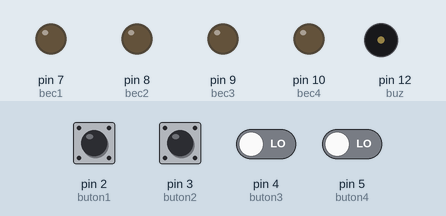
The sketch below on a simulated Arduino Uno, built with avr-gcc and run on an emulated ATmega328P. Parts: output pins drawn as LEDs (lit = HIGH), buzzer (waves = sounding). The inputs (shaded band) are chosen by the test bench; at power-on: pin 2 (buton1), pin 3 (buton2), pin 4 (buton3), pin 5 (buton4) LOW. Random numbers use the default seed unless the sketch sets one; what the sketch prints to the serial monitor is not drawn.

Above: at 2.5 s.
2.6 s: pin 2 (buton1) pulled HIGH for 0.15 s
At 3.0 s:
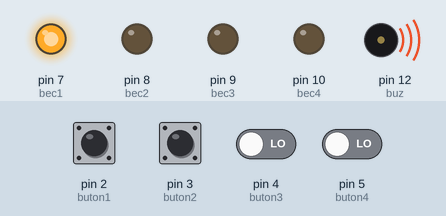
At 5.4 s:
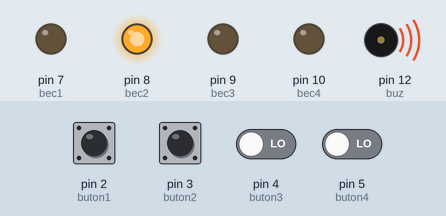
5.7 s: pin 4 (buton3) driven HIGH and pin 5 (buton4) driven HIGH
At 8.4 s:
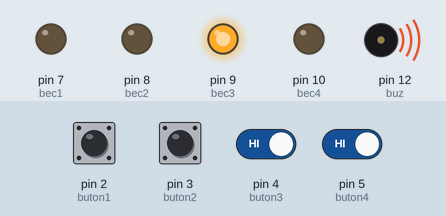
Timing chart, 0 to 13.2 s (numbered marks = the images above; inputs shaded):
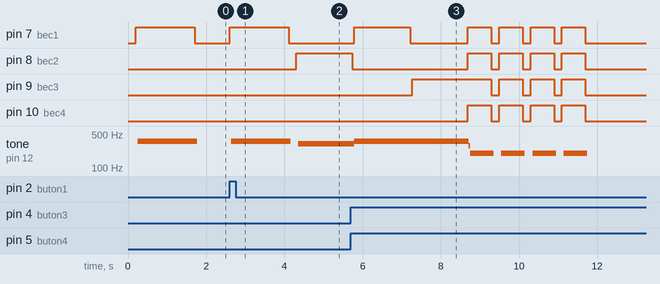

Measured:
- after the input at 2.6 s, pin 7 (bec1): LOW → HIGH at once, → LOW 1.5 s later; pin 8 (bec2): LOW → HIGH after 1.7 s; tone on pin 12 (buz): silent → 356 Hz after 0.05 s, → silent 1.5 s later, → 312 Hz 0.19 s later
- after the input at 5.7 s, pin 9 (bec3): LOW → HIGH after 1.6 s, then repeats every 0.80 s: LOW 0.20 s, HIGH 0.60 s, until it stays LOW from 11.7 s; pin 10 (bec4): alternates HIGH for 0.60 s and LOW for 0.20 s, 8 changes in all, then stays LOW, starting after 3.0 s

The sketch:

proiect.ino
```cpp
// variabile care au obiectele folosite
const int buton1 = 2;          // fiecare buton ii va corespunde un bec led galben sau rosu
const int buton2 = 3;
const int buton3 = 4;
const int buton4 = 5;

const int bec1 = 7;
const int bec2 = 8;
const int bec3 = 9;
const int bec4 = 10;

const int buz = 12;           // buzzerul va suna la fiecare apasare de buton/aprindeere de led
const int sunet[4] = {1400, 1600, 1800, 2000};       // sunetul pe care il va face buzzerul la leduri


//// Variabile de debugging
int ok = 0;
int but;

//// Variabile program
int i;

//typedef struct {
  int stareButoane[] = {0, 0, 0, 0};

  int vecSequence[25];
  int nrSequence;

  int nLevel;
  int nCurentLevel;

  int becDelay;
  int becTime = 500;
  int speedFactor = 2;
  int speedBase = 150;

  int timpAsteptareApasareButon = 300;

  int gameOn;
//}GAME_STAT;
//GAME_STAT gameState;

// initializarea variabilelor de mai sus
void setup() {
  // put your setup code here, to run once:
  // variabilele
  nrSequence = 1;

  nLevel = 8;
  nCurentLevel = 1;

  gameOn = 1;

  // butoanele
  pinMode(buton1, INPUT);
  pinMode(buton2, INPUT);
  pinMode(buton3, INPUT);
  pinMode(buton4, INPUT);
  // ledurile
  pinMode(bec1, OUTPUT);
  pinMode(bec2, OUTPUT);
  pinMode(bec3, OUTPUT);
  pinMode(bec4, OUTPUT);
  // buzzerul
  pinMode(buz, OUTPUT);

  randomSeed(analogRead(0));

  Serial.begin(9600);
}

void sunetBuzz(int ton, int timp) {
  for(long i = 0; i < timp * 1500L; i = i + ton) {
    digitalWrite(buz, HIGH);
    delayMicroseconds(ton);
    digitalWrite(buz, LOW);
    delayMicroseconds(ton);
  }
}

void refreshGameSequence(int v[], int n) {
  // v este un vector de dimensiune variabila, in care se va memora ordinea ledurilor care vor fi aprinse
  for(i = 0; i < n; i++) {
    v[i] = 0;
    // prea mic
    //int randN = random(1, 100); // luam o valoare aleatorie intre 1 si 100 si in functie de valoarea acesteia asignam un bec
    // 1 - 25 -> bec1
    // 26 - 50 -> bec2
    // 51 - 75 -> bec3
    // 76 - 100 -> bec4

    int randN = random(1, 200); // luam o valoare aleatorie intre 1 si 100 si in functie de valoarea acesteia asignam un bec
    // 1 - 50 -> bec1
    // 51 - 100 -> bec2
    // 101 - 150 -> bec3
    // 151 - 200 -> bec4

    if(randN <= 50) {
      v[i] = 0;
    }
    else {
      if(randN <= 100) {
        v[i] = 1;
      }
      else {
        if(randN <= 150) {
          v[i] = 2;
        }
        else {
          if(randN <= 200) {
            v[i] = 3;
          }
        }
      }
    }
  }
}

void showSequence() {
  delay (200);
  Serial.print("seq :\n");
  for (i = 0; i < nCurentLevel; i++){
    becDelay = becTime/(1+(speedFactor/nLevel)*(nCurentLevel - 1));

    Serial.println(vecSequence[i]);
    Serial.print(" ");

    digitalWrite(vecSequence[i]+7, HIGH);
    sunetBuzz(sunet[vecSequence[i]], becDelay);
    digitalWrite(vecSequence[i]+7, LOW);

    delay(speedBase/speedFactor);
  }
}

void evaluateSequence() {
  int j = 0;
  int butonApasat = 0;
  while(j < nCurentLevel && gameOn == 1) {
    Serial.println("ButonApasat");

    butonApasat = 0;
    for(int i = 0; i < 4; i++) {
      stareButoane[i] = LOW;
    }

    while(butonApasat == 0) {
      for(i = 0;i < 4; i++) {
        stareButoane[i] = digitalRead(i+2);
        if(stareButoane[i] > 0) {
          Serial.print(i);
          butonApasat++;
          break;
        }
      }
    }

    Serial.println("ButonApasat_2");
    for(i = 0;i < 4; i++) {
      if(stareButoane[i] == HIGH) {
        digitalWrite(i+7, HIGH);
        sunetBuzz(sunet[vecSequence[i]], becDelay);
        digitalWrite(i+7, LOW);
        Serial.print(i);
        if(vecSequence[j] == i) {
          j++;
        }
        else {
          gameOn = 0;
        }
      }
    }
  }
}

void loadNextLevel() {
  nCurentLevel++;
  speedFactor++;
  becTime = becTime - 25;
  if(nCurentLevel%5 == 0) {
    speedBase = speedBase + 50;
  }
}

void loadLoseSignal() {
  for(i = 0; i < 4; i++) {
    digitalWrite(7, HIGH);
    digitalWrite(8, HIGH);
    digitalWrite(9, HIGH);
    digitalWrite(10, HIGH);
    sunetBuzz(2500, 200);
    digitalWrite(7, LOW);
    digitalWrite(8, LOW);
    digitalWrite(9, LOW);
    digitalWrite(10, LOW);

    delay(200);
  }
}

void loadVictorySignal() {
  gameOn = 0;
  delay(500);

  int tempoSounds[6] = {100, 100, 200, 200, 300};

  digitalWrite(7, HIGH);
  digitalWrite(8, HIGH);
  sunetBuzz(sunet[0], tempoSounds[0]);
  digitalWrite(7, LOW);
  digitalWrite(8, LOW);
  delay(100);

  digitalWrite(9, HIGH);
  digitalWrite(10, HIGH);
  sunetBuzz(sunet[3], tempoSounds[1]);
  digitalWrite(9, LOW);
  digitalWrite(10, LOW);
  delay(100);

  digitalWrite(7, HIGH);
  digitalWrite(8, HIGH);
  sunetBuzz(sunet[1], tempoSounds[2]);
  digitalWrite(7, LOW);
  digitalWrite(8, LOW);
  delay(200);

  digitalWrite(9, HIGH);
  digitalWrite(10, HIGH);
  sunetBuzz(sunet[2], tempoSounds[3]);
  digitalWrite(9, LOW);
  digitalWrite(10, LOW);
  delay(200);

  digitalWrite(7, HIGH);
  digitalWrite(8, HIGH);
  digitalWrite(9, HIGH);
  digitalWrite(10, HIGH);
  sunetBuzz(sunet[2], tempoSounds[4]);
  digitalWrite(7, LOW);
  digitalWrite(8, LOW);
  digitalWrite(9, LOW);
  digitalWrite(10, LOW);
  delay(300);
}

void testWindow() {
  //// test led
  //digitalWrite(6, HIGH);
  //delay(100);
  //digitalWrite(6, LOW);
  //delay(250);

  //// test buton
  //but = digitalRead(9);
  //if(but == HIGH) {
  //  digitalWrite(6, HIGH);
  //  delay(100);
  //  digitalWrite(6, LOW);
  //}

  //// test buzzer
  //but = digitalRead(9);
  //if(but == HIGH) {
  //  digitalWrite(buz, HIGH);
  //  delayMicroseconds(2500);
  //  digitalWrite(buz, LOW);
  //}

  //// test sunteBuzz
  //but = digitalRead(9);
  //if(but == HIGH) {
  //  sunetBuzz(1500,200);
  //}

  //// test refreshGameSequence
  if(ok == 0) {
    int v[10];
    int n = 8;
    refreshGameSequence(v, n);
    for(i = 0;i < n; i = i + 1) {
      //Serial.write(v[i]);
      Serial.print(v[i]);
    }
    ok = ok + 1;
  }
}

void loop() {
  // put your main code here, to run repeatedly:
  // testWindow();
  if(gameOn == 1) {
    refreshGameSequence(vecSequence, nrSequence);
    showSequence();
    evaluateSequence();
    if(gameOn == 1) {
      loadNextLevel();
    }
    else {
      loadLoseSignal();
    }
    if(nLevel == nCurentLevel) {
      loadVictorySignal();
    }
  }
}
```
